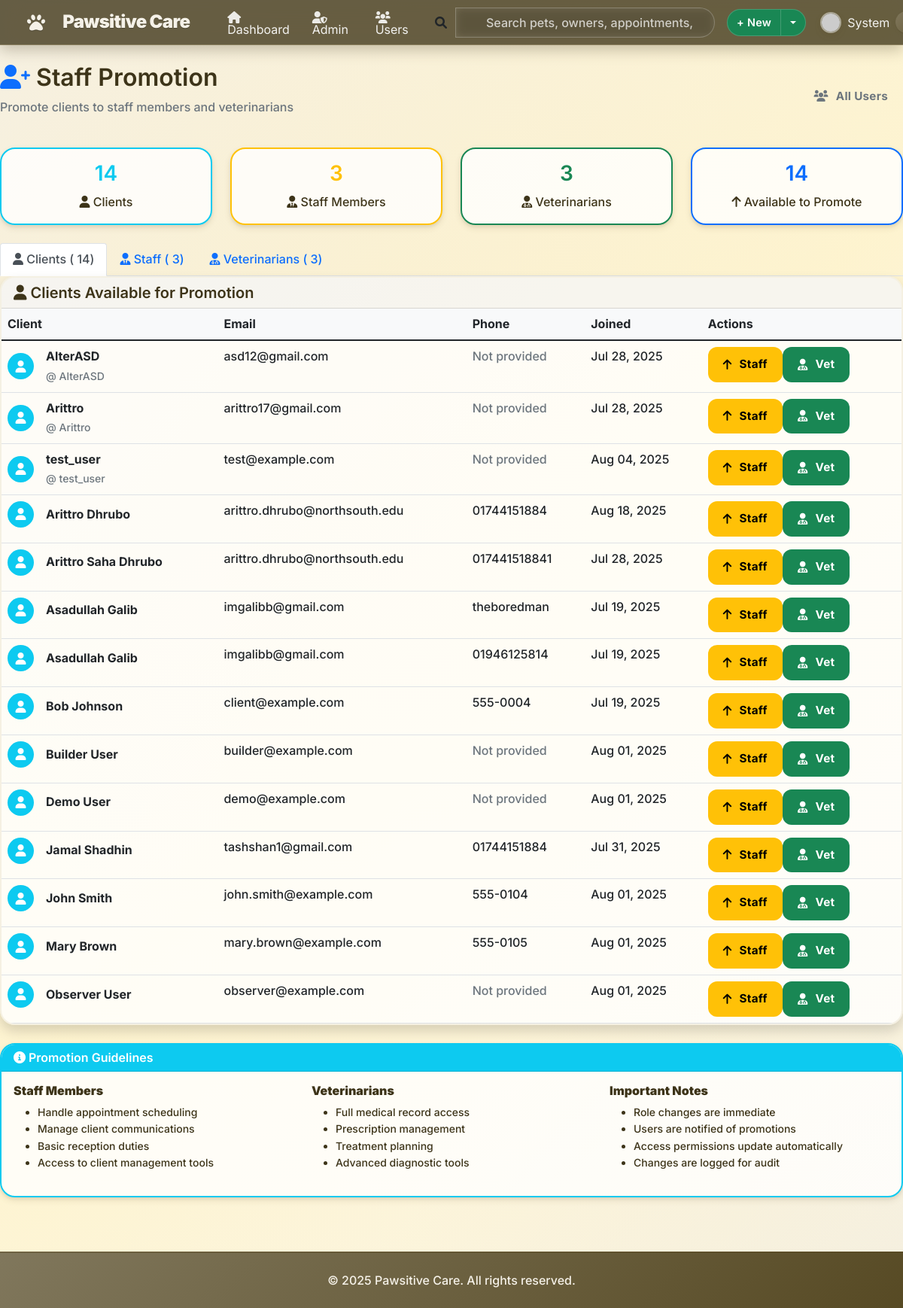
Page /accounts/promote-clients/ (signed in) on the committed database.
### accounts/models.py (models this page shows, shortened)
class CustomUser(AbstractUser):
    ROLE_CHOICES = [
        ('admin', 'Admin'),
        ('vet', 'Veterinarian'),
        ('staff', 'Staff'),
        ('client', 'Client'),
    ]
    phone = models.CharField(max_length=20, blank=False)
    address = models.TextField(blank=False)
    role = models.CharField(max_length=10, choices=ROLE_CHOICES, default='client')
    def is_admin(self):
        return self.role == 'admin'

### accounts/views.py (the view, shortened to what this page needs)
# urls.py: path('promote-clients/', promote_clients, name='promote_clients'),
@admin_required
def promote_clients(request):
    from django.contrib.auth import get_user_model
    from django.http import JsonResponse
    User = get_user_model()
    clients = User.objects.filter(role='client').order_by('first_name', 'last_name', 'username')
    staff_members = User.objects.filter(role='staff').order_by('first_name', 'last_name', 'username')
    vets = User.objects.filter(role='vet').order_by('first_name', 'last_name', 'username')
    stats = {
        'client_count': clients.count(),
        'staff_count': staff_members.count(),
        'vet_count': vets.count(),
        'total_promotable': clients.count(),
    }
    context = {
        'clients': clients,
        'staff_members': staff_members,
        'vets': vets,
        'stats': stats,
    }
    return render(request, 'accounts/promote_clients.html', context)

### petmedia/context_processors.py (called while the page is built)
def recent_blog_posts(request):
    try:
        recent_posts = repo_manager.posts.get_recent_posts(limit=3)
        return {'recent_blog_posts': recent_posts}
    except Exception:
        return {'recent_blog_posts': []}

def blog_stats(request):
    try:
        if request.user.is_authenticated:
            user_posts_count = repo_manager.posts.get_by_author(request.user).count()
            return {'user_blog_posts_count': user_posts_count}
        return {'user_blog_posts_count': 0}
    except Exception:
        return {'user_blog_posts_count': 0}

### petmedia/patterns/repository.py (called while the page is built)
    def get_by_author(self, author: 'User') -> QuerySet['BlogPost']:
        return self.model.objects.filter(
            author=author
        ).select_related('category', 'related_pet')

    def get_recent_posts(self, limit: int = 10) -> QuerySet['BlogPost']:
        return self.model.objects.filter(
            is_published=True
        ).order_by('-created_at')[:limit].select_related('author', 'category', 'related_pet')

    @property
    def posts(self) -> BlogPostRepository:
        if self._post_repo is None:
            self._post_repo = BlogPostRepository()
        return self._post_repo

### accounts/templates/accounts/promote_clients.html (shortened to what this page needs)
{% extends 'accounts/base.html' %}
{% block content %}
<div class="row">
  <div class="col-12">
    <div class="d-flex justify-content-between align-items-center mb-4">
      <div>
        <h2><i class="fas fa-user-plus text-primary"></i> Staff Promotion</h2>
        <p class="text-muted">Promote clients to staff members and veterinarians</p>
      </div>
      <div>
        <a href="{% url 'accounts:user_management' %}" class="btn btn-outline-secondary">
          <i class="fas fa-users"></i> All Users
        </a>
      </div>
    </div>
  </div>
</div>
<div class="row mb-4">
  <div class="col-md-3">
    <div class="card border-info">
      <div class="card-body text-center">
        <h3 class="text-info">
          {{ stats.client_count }}
        </h3>
        <p class="mb-0"><i class="fas fa-user"></i> Clients</p>
      </div>
    </div>
  </div>
  <div class="col-md-3">
    <div class="card border-warning">
      <div class="card-body text-center">
        <h3 class="text-warning">
          {{ stats.staff_count }}
        </h3>
        <p class="mb-0"><i class="fas fa-user-tie"></i> Staff Members</p>
      </div>
    </div>
  </div>
  <div class="col-md-3">
    <div class="card border-success">
      <div class="card-body text-center">
        <h3 class="text-success">
          {{ stats.vet_count }}
        </h3>
        <p class="mb-0"><i class="fas fa-user-md"></i> Veterinarians</p>
      </div>
    </div>
  </div>
  <div class="col-md-3">
    <div class="card border-primary">
      <div class="card-body text-center">
        <h3 class="text-primary">
          {{ stats.total_promotable }}
        </h3>
        <p class="mb-0"><i class="fas fa-arrow-up"></i> Available to Promote</p>
      </div>
    </div>
  </div>
</div>
<ul class="nav nav-tabs" id="promotionTabs" role="tablist">
  <li class="nav-item" role="presentation">
    <button class="nav-link active" id="clients-tab" data-bs-toggle="tab" data-bs-target="#clients-pane" type="button" role="tab" aria-controls="clients-pane" aria-selected="true">
      <i class="fas fa-user"></i> Clients (
      {{ stats.client_count }})
    </button>
  </li>
  <li class="nav-item" role="presentation">
    <button class="nav-link" id="staff-tab" data-bs-toggle="tab" data-bs-target="#staff-pane" type="button" role="tab" aria-controls="staff-pane" aria-selected="false">
      <i class="fas fa-user-tie"></i> Staff (
      {{ stats.staff_count }})
    </button>
  </li>
  <li class="nav-item" role="presentation">
    <button class="nav-link" id="vets-tab" data-bs-toggle="tab" data-bs-target="#vets-pane" type="button" role="tab" aria-controls="vets-pane" aria-selected="false">
      <i class="fas fa-user-md"></i> Veterinarians (
      {{ stats.vet_count }})
    </button>
  </li>
</ul>
<div class="tab-content" id="promotionTabContent">
  <div class="tab-pane fade show active" id="clients-pane" role="tabpanel" aria-labelledby="clients-tab">
    <div class="card shadow">
      <div class="card-header">
        <h5 class="mb-0"><i class="fas fa-user"></i> Clients Available for Promotion</h5>
      </div>
      <div class="card-body p-0">
        {% if clients %}
        <div class="table-responsive">
          <table class="table table-hover mb-0">
            <thead class="bg-light">
              <tr>
                <th>Client</th>
                <th>Email</th>
                <th>Phone</th>
                <th>Joined</th>
                <th>Actions</th>
              </tr>
            </thead>
            <tbody>
              {% for client in clients %}
              <tr>
                <td>
                  <div class="d-flex align-items-center">
                    <div class="bg-info rounded-circle d-flex align-items-center justify-content-center me-3" style="width: 35px; height: 35px;">
                      <i class="fas fa-user text-white"></i>
                    </div>
                    <div>
                      <strong>
                        {{ client.get_full_name|default:client.username }}</strong>
                      {% if not client.get_full_name %}
                      <br><small class="text-muted">@
                        {{ client.username }}</small>
                      {% endif %}
                    </div>
                  </div>
                </td>
                <td>
                  {{ client.email|default:"<span class='text-muted'>Not provided</span>" }}
                </td>
                <td>
                  {{ client.phone|default:"<span class='text-muted'>Not provided</span>" }}
                </td>
                <td>
                  {{ client.date_joined|date:'M d, Y' }}
                </td>
                <td>
                  <div class="btn-group btn-group-sm">
                    <form method="post" class="d-inline promotion-form">
                      <button type="submit" class="btn btn-warning" title="Promote to Staff">
                        <i class="fas fa-arrow-up"></i> Staff
                      </button>
                    </form>
                    <form method="post" class="d-inline promotion-form">
                      <button type="submit" class="btn btn-success" title="Promote to Veterinarian">
                        <i class="fas fa-user-md"></i> Vet
                      </button>
                    </form>
                  </div>
                </td>
              </tr>
              {% endfor %}
            </tbody>
          </table>
        </div>
        {% else %}
        <div class="text-center py-5">
          <i class="fas fa-user fa-3x text-muted mb-3"></i>
          <h5 class="text-muted">No clients available for promotion</h5>
          <p class="text-muted">All users have been assigned appropriate roles.</p>
        </div>
        {% endif %}
      </div>
    </div>
  </div>
</div>
<div class="row mt-4">
  <div class="col-12">
    <div class="card border-info">
      <div class="card-header bg-info text-white">
        <h6 class="mb-0"><i class="fas fa-info-circle"></i> Promotion Guidelines</h6>
      </div>
      <div class="card-body">
        <div class="row">
          <div class="col-md-4">
            <h6><strong>Staff Members</strong></h6>
            <ul class="small">
              <li>Handle appointment scheduling</li>
              <li>Manage client communications</li>
              <li>Basic reception duties</li>
              <li>Access to client management tools</li>
            </ul>
          </div>
          <div class="col-md-4">
            <h6><strong>Veterinarians</strong></h6>
            <ul class="small">
              <li>Full medical record access</li>
              <li>Prescription management</li>
              <li>Treatment planning</li>
              <li>Advanced diagnostic tools</li>
            </ul>
          </div>
          <div class="col-md-4">
            <h6><strong>Important Notes</strong></h6>
            <ul class="small">
              <li>Role changes are immediate</li>
              <li>Users are notified of promotions</li>
              <li>Access permissions update automatically</li>
              <li>Changes are logged for audit</li>
            </ul>
          </div>
        </div>
      </div>
    </div>
  </div>
</div>
{% endblock %}

### accounts/templates/accounts/base.html (shortened to what this page needs)
<!DOCTYPE html>
<html lang="en">
<head>
  <link href="https://cdn.jsdelivr.net/npm/bootstrap@5.1.3/dist/css/bootstrap.min.css" rel="stylesheet">
  <link href="https://cdnjs.cloudflare.com/ajax/libs/font-awesome/6.0.0/css/all.min.css" rel="stylesheet">
  {% load static %}
  <link rel="stylesheet" href="{% static 'style.css' %}?v=4">
</head>
<body>
  <nav class="navbar navbar-expand-lg navbar-dark app-navbar">
    <div class="container nav-inner">
      <a class="navbar-brand d-flex align-items-center" href="{% url 'accounts:client_dashboard' %}">
        <i class="fas fa-paw me-2"></i><span>Pawsitive Care</span>
      </a>
      <div class="collapse navbar-collapse" id="navbarNav">
        <ul class="navbar-nav me-2">
          {% if user.is_authenticated %}
          <li class="nav-item">
            <a class="nav-link {% if request.resolver_match.url_name == 'client_dashboard' %}active{% endif %}" href="{% url 'accounts:client_dashboard' %}">
              <i class="fas fa-home me-1"></i> Dashboard
            </a>
          </li>
          {% if user.is_admin %}
          <li class="nav-item">
            <a class="nav-link {% if request.resolver_match.url_name == 'admin_dashboard' %}active{% endif %}" href="{% url 'accounts:admin_dashboard' %}">
              <i class="fas fa-user-shield me-1"></i> Admin
            </a>
          </li>
          <li class="nav-item">
            <a class="nav-link {% if request.resolver_match.url_name == 'user_management' %}active{% endif %}" href="{% url 'accounts:user_management' %}">
              <i class="fas fa-users me-1"></i> Users
            </a>
          </li>
          {% elif user.is_vet %}
          <li class="nav-item">
            <a class="nav-link {% if request.resolver_match.url_name == 'vet_dashboard' %}active{% endif %}" href="{% url 'accounts:vet_dashboard' %}">
              <i class="fas fa-stethoscope me-1"></i> Vet Panel
            </a>
          </li>
          {% elif user.is_staff_member %}
          <li class="nav-item">
            <a class="nav-link {% if request.resolver_match.url_name == 'staff_dashboard' %}active{% endif %}" href="{% url 'accounts:staff_dashboard' %}">
              <i class="fas fa-user-tie me-1"></i> Staff Panel
            </a>
          </li>
          {% endif %}
          {% endif %}
        </ul>
        <form class="d-none d-lg-flex nav-search ms-auto me-3" role="search" action="#" method="get">
          <div class="input-group">
            <span class="input-group-text bg-transparent border-0 ps-0">
              <i class="fa-solid fa-magnifying-glass"></i>
            </span>
            <input class="form-control" type="search" placeholder="Search pets, owners, appointments, invoices…" aria-label="Search">
          </div>
        </form>
        <div class="d-flex align-items-center gap-2">
          {% if user.is_authenticated %}
          <div class="btn-group">
            <button class="btn btn-success btn-sm" type="button">+ New</button>
            <button class="btn btn-success btn-sm dropdown-toggle dropdown-toggle-split" type="button" data-bs-toggle="dropdown" aria-expanded="false" aria-label="Toggle quick create"></button>
          </div>
          <div class="dropdown">
            <a class="nav-link dropdown-toggle d-flex align-items-center" href="#" id="navbarDropdown" role="button" data-bs-toggle="dropdown" aria-expanded="false">
              <img class="avatar me-2" src="https://api.dicebear.com/7.x/identicon/svg?seed={{ user.username }}" alt="Avatar">
              <span class="me-2">
                {{ user.first_name|default:user.username }}</span>
              <span class="badge badge-secondary role-badge">
                {{ user.get_role_display }}</span>
            </a>
          </div>
          {% endif %}
        </div>
      </div>
    </div>
  </nav>
  <main class="page-main my-4">
    {% block content %}{% endblock %}
  </main>
  <footer class="mt-5 py-4">
    <div class="container text-center">
      <p class="mb-0">&copy; {% now "Y" %} Pawsitive Care. All rights reserved.</p>
    </div>
  </footer>
</body>
</html>

### rows in the picture
CustomUser: first_name "System"
CustomUser: get_full_name "AlterASD", username "AlterASD", email "asd12@gmail.com", phone "Not provided", date_joined "Jul 28, 2025"
CustomUser: get_full_name "Arittro", username "Arittro", email "arittro17@gmail.com", phone "Not provided", date_joined "Jul 28, 2025"
CustomUser: get_full_name "test_user", username "test_user", email "test@example.com", phone "Not provided", date_joined "Aug 04, 2025"
CustomUser: get_full_name "Arittro Dhrubo", email "arittro.dhrubo@northsouth.edu", phone "01744151884", date_joined "Aug 18, 2025"
CustomUser: get_full_name "Arittro Saha Dhrubo", email "arittro.dhrubo@northsouth.edu", phone "017441518841", date_joined "Jul 28, 2025"
CustomUser: get_full_name "Asadullah Galib", email "imgalibb@gmail.com", phone "theboredman", date_joined "Jul 19, 2025"
CustomUser: get_full_name "Asadullah Galib", email "imgalibb@gmail.com", phone "01946125814", date_joined "Jul 19, 2025"
CustomUser: get_full_name "Bob Johnson", email "client@example.com", phone "555-0004", date_joined "Jul 19, 2025"
CustomUser: get_full_name "Builder User", email "builder@example.com", phone "Not provided", date_joined "Aug 01, 2025"
CustomUser: get_full_name "Demo User", email "demo@example.com", phone "Not provided", date_joined "Aug 01, 2025"
CustomUser: get_full_name "Jamal Shadhin", email "tashshan1@gmail.com", phone "01744151884", date_joined "Jul 31, 2025"
CustomUser: get_full_name "John Smith", email "john.smith@example.com", phone "555-0104", date_joined "Aug 01, 2025"
CustomUser: get_full_name "Mary Brown", email "mary.brown@example.com", phone "555-0105", date_joined "Aug 01, 2025"
CustomUser: get_full_name "Observer User", email "observer@example.com", phone "Not provided", date_joined "Aug 01, 2025"

### other values in the picture
{{ stats.client_count }} "14"
{{ stats.staff_count }} "3"
{{ stats.vet_count }} "3"
{{ stats.total_promotable }} "14"
